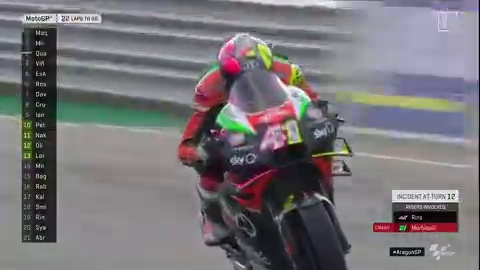
#> input picture dl/ComputerVision/sample_frames/158qxtyg8xsqw1rbpyhw23kgon_main_468.jpeg, 480 x 270 px
$ jupyter execute 01_Getting_Started_with_Images.ipynb   (shell and % lines are left out)
#> lines starting #> are read from the running program, lines starting #| are printed output that depends on the picture
# <font style="color:black">Getting Started with Images</font>
This notebook will help you take your first steps in learning Image Processing and Computer Vision using OpenCV. You will learn some important lessons using some simple examples. In this notebook, you will learn the following:

* Reading an image
* Check image attributes like datatype and shape
* Matrix representation of an image in Numpy
* Color Images and splitting/merging image channels
* Displaying images using matplotlib
* Saving images

##  <font style="color:black">Import Libraries</font>

[cell 1]
import cv2
import numpy as np
import matplotlib.pyplot as plt
from IPython.display import Image

##  <font style="color:black">Display Image Directly</font>
We will use the following as our sample images. We will use the ipython image function to load and display the image.

[cell 2]
# Display 18x18 pixel image.
Image(filename='sample_frames/158qxtyg8xsqw1rbpyhw23kgon_main_3608.jpeg')

[cell 3]
# Display 84x84 pixel image.
Image(filename='sample_frames/158qxtyg8xsqw1rbpyhw23kgon_main_468.jpeg')

# <font style="color:black">Reading images using OpenCV</font>

OpenCV allows reading different types of images (JPG, PNG, etc). You can load grayscale images, color images or you can also load images with Alpha channel. It uses the **`cv2.imread()`** function which has the following syntax:

### <font color="green">Function Syntax </font>
``` python
retval = cv2.imread( filename[, flags] )
```

`retval`: Is the image if it is successfully loaded. Otherwise it is `None`. This may happen if the filename is wrong or the file is corrupt.

The function has **1 required input argument** and one optional flag:

1. `filename`: This can be an **absolute** or **relative** path. This is a **mandatory argument**.
2. `Flags`:    These flags are used to read an image in a particular format (for example, grayscale/color/with alpha channel). This is an **optional argument** with a default value of `cv2.IMREAD_COLOR` or `1` which loads the image as a color image.

Before we proceed with some examples, let's also have a look at some of the `flags` available.

**Flags**
1. **`cv2.IMREAD_GRAYSCALE`** or **`0`**: Loads image in grayscale mode
2. **`cv2.IMREAD_COLOR`** or **`1`**: Loads a color image. Any transparency of image will be neglected. It is the default flag.
3. **`cv2.IMREAD_UNCHANGED`** or **`-1`**: Loads image as such including alpha channel.

### <font color="green">OpenCV Documentation</font>

**`Imread:`**https://docs.opencv.org/4.5.1/d4/da8/group__imgcodecs.html#ga288b8b3da0892bd651fce07b3bbd3a56

**`ImreadModes:`** https://docs.opencv.org/4.5.1/d8/d6a/group__imgcodecs__flags.html#ga61d9b0126a3e57d9277ac48327799c80

[cell 4]
# Read image as gray scale.
cb_img = cv2.imread("sample_frames/158qxtyg8xsqw1rbpyhw23kgon_main_468.jpeg",0)
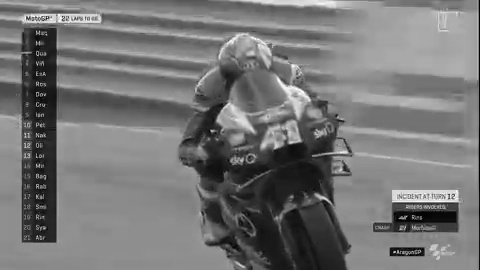
#> cb_img: shape (270, 480); min 0, max 255, mean 117.3

# Print the image data (pixel values), element of a 2D numpy array.
# Each pixel value is 8-bits [0,255]
print(cb_img)
#> (printed output is left out)

## Display Image attributes

[cell 5]
# print the size  of image
print("Image size is ", cb_img.shape)
#| Image size is  (270, 480)

# print data-type of image
print("Data type of image is ", cb_img.dtype)
#| Data type of image is  uint8

## Display Images using Matplotlib

[cell 6]
# Display image.
plt.imshow(cb_img)
#> (this line was passed over: IPython is not available in this run)

### What happened?
Even though the image was read in as a gray scale image, it won't necessarily display in gray scale when using `imshow()`. matplotlib uses different color maps and it's possible that the gray scale color map is not set.

[cell 7]
# Set color map to gray scale for proper rendering.
plt.imshow(cb_img, cmap='gray')
#> (this line was passed over: IPython is not available in this run)

## Another example

[cell 8]
# Read image as gray scale.
cb_img_fuzzy = cv2.imread("sample_frames/10wh903u4rtuc1k643aqepn4yi_start_9221.jpeg",0)
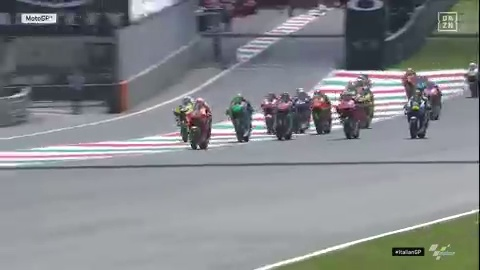
#> input picture dl/ComputerVision/sample_frames/10wh903u4rtuc1k643aqepn4yi_start_9221.jpeg, 480 x 270 px
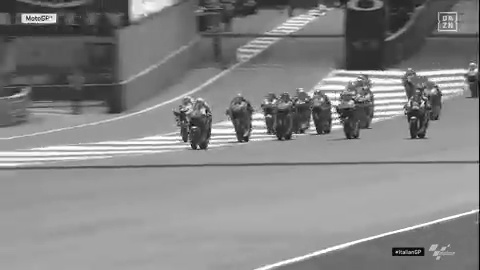
#> cb_img_fuzzy: shape (270, 480); min 0, max 255, mean 133.9

# print image
print(cb_img_fuzzy)
#> (printed output is left out)

# Display image.
plt.imshow(cb_img_fuzzy,cmap='gray')
#> (this line was passed over: IPython is not available in this run)

## Working with Color Images
Until now, we have been using gray scale images in our discussion. Let us now discuss color images.

[cell 9]
# Read and display Coca-Cola logo.
Image("sample_frames/10wh903u4rtuc1k643aqepn4yi_start_9221.jpeg")

## Read and display color image
Let us read a color image and check the parameters. Note the image dimension.

[cell 10]
# Read in image
coke_img = cv2.imread("sample_frames/10wh903u4rtuc1k643aqepn4yi_start_9221.jpeg",1)
#> coke_img is the input picture: shape (270, 480, 3); mean B, G, R 137.6, 134.4, 131.4

# print the size  of image
print("Image size is ", coke_img.shape)
#| Image size is  (270, 480, 3)

# print data-type of image
print("Data type of image is ", coke_img.dtype)
#| Data type of image is  uint8

print("")

## Display the Image

[cell 11]
plt.imshow(coke_img)
#> (this line was passed over: IPython is not available in this run)
#  What happened?

The color displayed above is different from the actual image. This is because matplotlib expects the image in RGB format whereas OpenCV stores images in BGR format. Thus, for correct display, we need to reverse the channels of the image. We will discuss about the channels in the sections below.

[cell 12]
coke_img_channels_reversed = coke_img[:, :, ::-1]
plt.imshow(coke_img_channels_reversed)
#> (this line was passed over: IPython is not available in this run)

## Splitting and Merging Color Channels

**`cv2.split()`** Divides a multi-channel array into several single-channel arrays.

**`cv2.merge()`** Merges several arrays to make a single multi-channel array. All the input matrices must have the same size.

### <font style="color:rgb(8,133,37)">OpenCV Documentation</font>

https://docs.opencv.org/4.5.1/d2/de8/group__core__array.html#ga0547c7fed86152d7e9d0096029c8518a

[cell 13]
# Split the image into the B,G,R components
img_NZ_bgr = cv2.imread("sample_frames/10wh903u4rtuc1k643aqepn4yi_start_9221.jpeg",cv2.IMREAD_COLOR)
b,g,r = cv2.split(img_NZ_bgr)
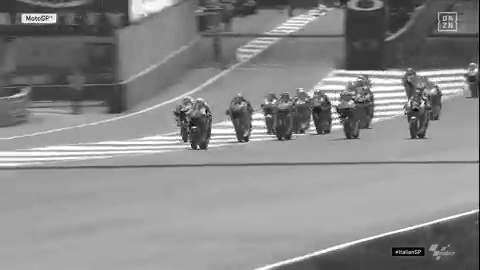
#> b: shape (270, 480); min 0, max 255, mean 137.6

# Show the channels
plt.figure(figsize=[20,5])
#> (this line was passed over: IPython is not available in this run)
plt.subplot(141);plt.imshow(r,cmap='gray');plt.title("Red Channel");
#> (this line was passed over: IPython is not available in this run)
plt.subplot(142);plt.imshow(g,cmap='gray');plt.title("Green Channel");
plt.subplot(143);plt.imshow(b,cmap='gray');plt.title("Blue Channel");

# Merge the individual channels into a BGR image
imgMerged = cv2.merge((b,g,r))
# Show the merged output
plt.subplot(144);plt.imshow(imgMerged[:,:,::-1]);plt.title("Merged Output");
